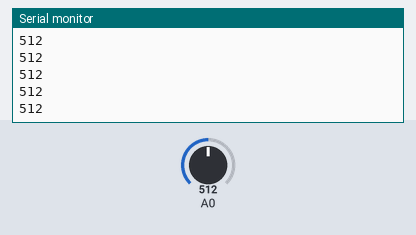
Simulated run of this sketch. Board: Arduino Uno, built with avr-gcc and run on an emulated ATmega328P. Shown: the last lines printed to the serial monitor. The test bench sets the inputs (shaded band); at power-on: A0 = 512.

Above: at 1.2 s.
1.3 s: A0 set to 716
At 2.4 s:
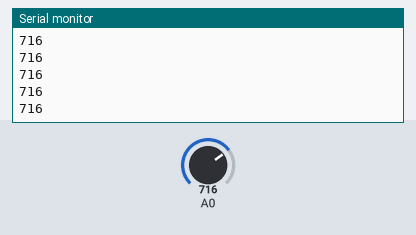
2.8 s: A0 set to 900
At 3.8 s:
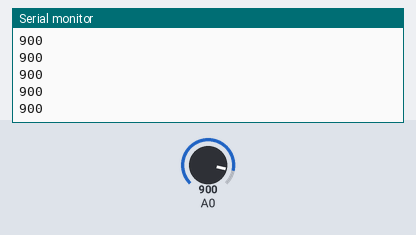
Timing chart, 0 to 5.8 s (numbered marks = the images above; inputs shaded):
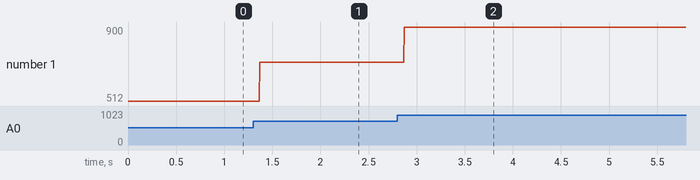

The sketch:

Ejercicio_19.ino
```cpp
void setup()
{
  Serial.begin(9600);
}

void loop()
{
  int sensor_value = analogRead(A0);
  Serial.println(sensor_value);
}
```

Measured:
- after the input at 1.3 s, the serial monitor: prints a new line after 0.07 s (image 1)
- after the input at 2.8 s, the serial monitor: prints a new line after 0.07 s (image 2)
- plotted number 1: 512 → 716 after the input at 1.3 s, 716 → 900 after the input at 2.8 s
